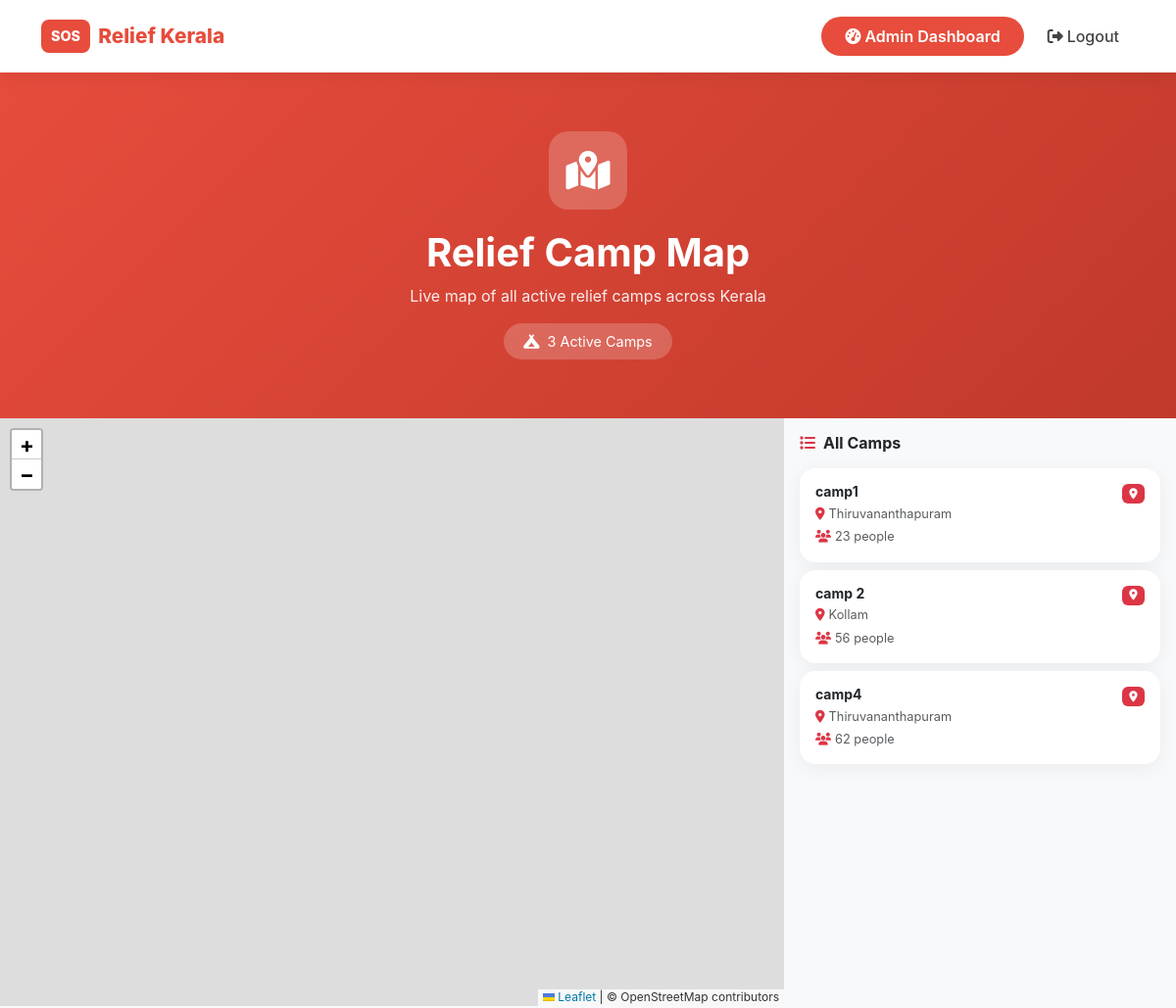
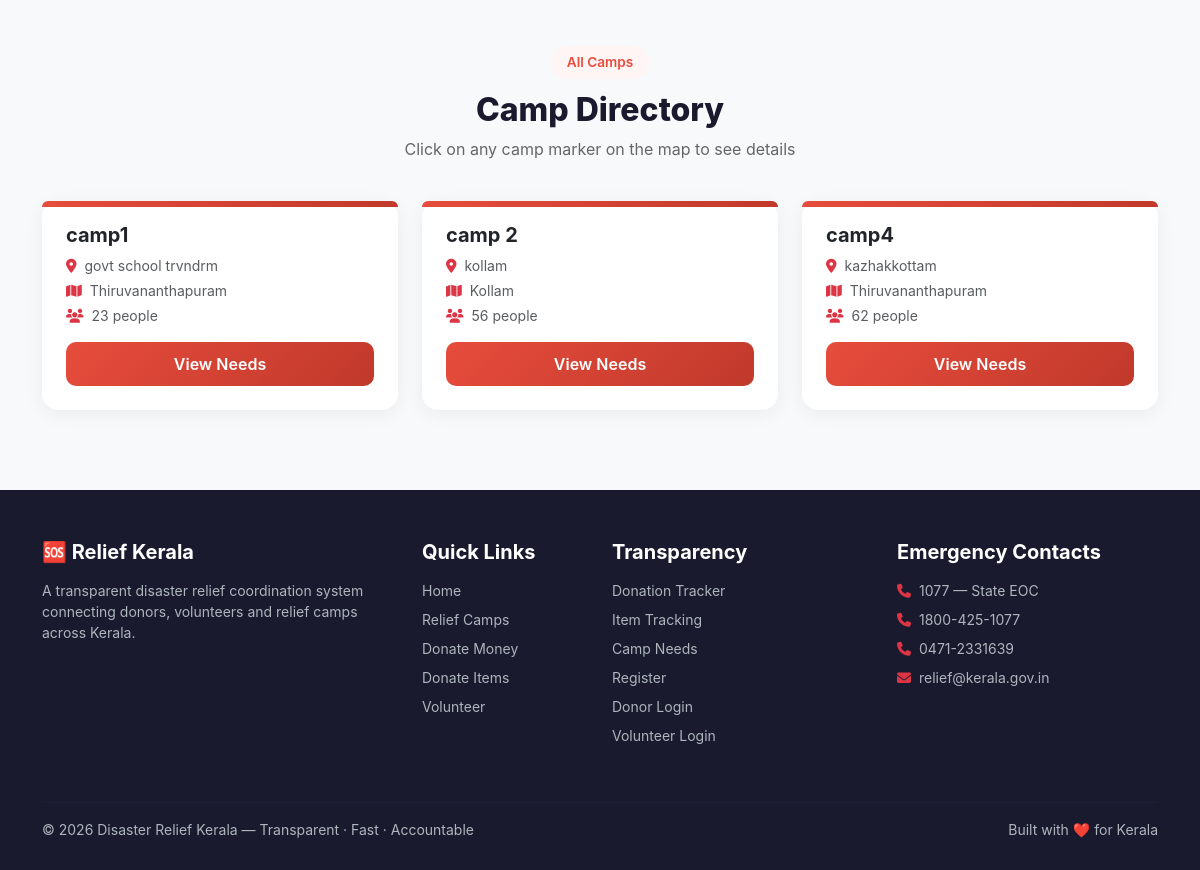
Page /camps/map/ (signed in) on the committed database (2 pictures, top to bottom).
### camps/models.py (models this page shows, shortened)
class Camp(models.Model):
    STATUS_CHOICES = [
        ('pending',  'Pending'),
        ('verified', 'Verified'),
        ('approved', 'Approved'),
    ]
    name           = models.CharField(max_length=200)
    location       = models.CharField(max_length=300)
    district       = models.CharField(max_length=100, choices=KERALA_DISTRICTS, default='Kozhikode')
    people_count   = models.PositiveIntegerField(default=0)
    contact_person = models.CharField(max_length=100)
    contact_phone  = models.CharField(max_length=10)
    status         = models.CharField(max_length=20, choices=STATUS_CHOICES, default='pending')
    created_by = models.ForeignKey(
        settings.AUTH_USER_MODEL,
        on_delete=models.SET_NULL,
        null=True, blank=True,
        related_name='created_camps'
    )
    panchayath = models.ForeignKey(
        'accounts.CustomUser',
        on_delete=models.SET_NULL,
        null=True, blank=True,
        limit_choices_to={'role': 'panchayath_staff'},
        related_name='managed_camps',
        help_text='Panchayath officer responsible for verifying needs at this camp',
    )
    is_active  = models.BooleanField(default=True)
    created_at = models.DateTimeField(auto_now_add=True)
    updated_at = models.DateTimeField(auto_now=True)

### camps/views.py (the view)
# urls.py: path('map/', views.camp_map, name='camp_map'),
def camp_map(request):
    camps = Camp.objects.filter(is_active=True, status='approved')
    district_coords = {
        'Thiruvananthapuram': [8.5241,  76.9366],
        'Kollam':             [8.8932,  76.6141],
        'Pathanamthitta':     [9.2648,  76.7870],
        'Alappuzha':          [9.4981,  76.3388],
        'Kottayam':           [9.5916,  76.5222],
        'Idukki':             [9.9189,  77.1025],
        'Ernakulam':          [10.0159, 76.3419],
        'Thrissur':           [10.5276, 76.2144],
        'Palakkad':           [10.7867, 76.6548],
        'Malappuram':         [11.0510, 76.0711],
        'Kozhikode':          [11.2588, 75.7804],
        'Wayanad':            [11.6854, 76.1320],
        'Kannur':             [11.8745, 75.3704],
        'Kasaragod':          [12.4996, 74.9869],
    }
    camps_data = []
    for camp in camps:
        coords = district_coords.get(camp.district, [10.8505, 76.2711])
        import random
        lat = coords[0] + random.uniform(-0.05, 0.05)
        lng = coords[1] + random.uniform(-0.05, 0.05)
        urgent_needs = camp.needs.filter(priority='urgent', is_fulfilled=False).count()
        camps_data.append({
            'id':             camp.pk,
            'name':           camp.name,
            'location':       camp.location,
            'district':       camp.district,
            'people_count':   camp.people_count,
            'contact_person': camp.contact_person,
            'contact_phone':  camp.contact_phone,
            'urgent_needs':   urgent_needs,
            'lat':            lat,
            'lng':            lng,
        })
    return render(request, 'camps/camp_map.html', {
        'camps':      camps,
        'camps_json': json.dumps(camps_data),
    })

### templates/camps/camp_map.html (shortened to what this page needs)
{% extends 'base.html' %}
{% block content %}
<div style="background:linear-gradient(135deg,#e74c3c,#c0392b);padding:60px 0">
  <div class="container text-center text-white">
    <div style="background:rgba(255,255,255,0.2);width:80px;height:80px;border-radius:20px;display:flex;align-items:center;justify-content:center;margin:0 auto 20px">
      <i class="fas fa-map-marked-alt" style="font-size:2.5rem"></i>
    </div>
    <h1 class="fw-bold">Relief Camp Map</h1>
    <p style="opacity:0.9">Live map of all active relief camps across Kerala</p>
    <div class="d-flex gap-3 justify-content-center mt-3 flex-wrap">
      <span style="background:rgba(255,255,255,0.2);padding:8px 20px;border-radius:20px;font-size:0.9rem">
        <i class="fas fa-campground me-2"></i>{{ camps|length }} Active Camps
      </span>
    </div>
  </div>
</div>
<div class="container-fluid mt-0 mb-0 px-0">
  <div class="row g-0" style="height:600px">
    <div class="col-md-8">
      <div id="map" style="height:600px;width:100%"></div>
    </div>
    <div class="col-md-4" style="height:600px;overflow-y:auto;background:#f8f9fa">
      <div class="p-3">
        <h6 class="fw-bold mb-3">
          <i class="fas fa-list me-2 text-danger"></i>All Camps
        </h6>
        {% for camp in camps %}
        <div class="card p-3 mb-2 camp-card" data-id="{{ camp.pk }}"
             style="cursor:pointer;transition:all 0.2s"
             onmouseover="highlightCamp({{ camp.pk }})"
             onclick="focusCamp({{ camp.pk }})">
          <div class="d-flex justify-content-between align-items-start">
            <h6 class="fw-bold mb-1 small">{{ camp.name }}</h6>
            {% with urgent=camp.needs.all %}
            <span class="badge bg-danger" style="font-size:0.7rem">
              <i class="fas fa-map-marker-alt"></i>
            </span>
            {% endwith %}
          </div>
          <p class="text-muted mb-1" style="font-size:0.8rem">
            <i class="fas fa-map-marker-alt me-1 text-danger"></i>{{ camp.district }}
          </p>
          <p class="text-muted mb-0" style="font-size:0.8rem">
            <i class="fas fa-users me-1 text-danger"></i>{{ camp.people_count }} people
          </p>
        </div>
        {% empty %}
        <div class="text-center p-4">
          <i class="fas fa-campground fa-3x text-muted mb-3 d-block"></i>
          <p class="text-muted">No active camps</p>
        </div>
        {% endfor %}
      </div>
    </div>
  </div>
</div>
<div class="container mt-5 mb-5">
  <div class="text-center mb-4">
    <div class="section-badge">All Camps</div>
    <h2 class="section-title">Camp Directory</h2>
    <p class="section-subtitle">Click on any camp marker on the map to see details</p>
  </div>
  <div class="row g-4">
    {% for camp in camps %}
    <div class="col-md-4">
      <div class="card p-4 h-100">
        <div style="background:linear-gradient(135deg,#e74c3c,#c0392b);height:6px;border-radius:16px 16px 0 0;margin:-24px -24px 16px"></div>
        <h5 class="fw-bold">{{ camp.name }}</h5>
        <p class="text-muted small mb-1"><i class="fas fa-map-marker-alt me-2 text-danger"></i>{{ camp.location }}</p>
        <p class="text-muted small mb-1"><i class="fas fa-map me-2 text-danger"></i>{{ camp.district }}</p>
        <p class="text-muted small mb-3"><i class="fas fa-users me-2 text-danger"></i>{{ camp.people_count }} people</p>
        <a href="{% url 'camp_detail' camp.pk %}" class="btn btn-donate mt-auto">
          View Needs
        </a>
      </div>
    </div>
    {% endfor %}
  </div>
</div>
<link rel="stylesheet" href="https://unpkg.com/leaflet@1.9.4/dist/leaflet.css"/>
{% endblock %}

### templates/base.html (style rules this page uses)
* { font-family: -apple-system, BlinkMacSystemFont, 'Segoe UI', Roboto, sans-serif; }
body { background: #f8f9fa; }
.card { border: none !important; border-radius: 16px !important; box-shadow: 0 4px 20px rgba(0,0,0,0.06) !important; transition: transform 0.3s, box-shadow 0.3s; }
.section-title { font-size: 2rem; font-weight: 800; color: #1a1a2e; margin-bottom: 8px; }
.section-subtitle { color: #666; font-size: 1rem; margin-bottom: 40px; }
.section-badge { background: #fff5f5; color: #e74c3c; padding: 6px 16px; border-radius: 20px; font-size: 0.85rem; font-weight: 600; display: inline-block; margin-bottom: 12px; }
.btn-donate { background: linear-gradient(135deg, #e74c3c, #c0392b); color: white !important; border: none; border-radius: 10px; padding: 10px 24px; font-weight: 600; transition: all 0.3s; }

### rows in the picture
Camp: name "camp1", district "Thiruvananthapuram", people_count "23", location "govt school trvndrm"
Camp: name "camp 2", district "Kollam", people_count "56", location "kollam"
Camp: name "camp4", district "Thiruvananthapuram", people_count "62", location "kazhakkottam"

### other values in the picture
{{ camps|length }} "3"
